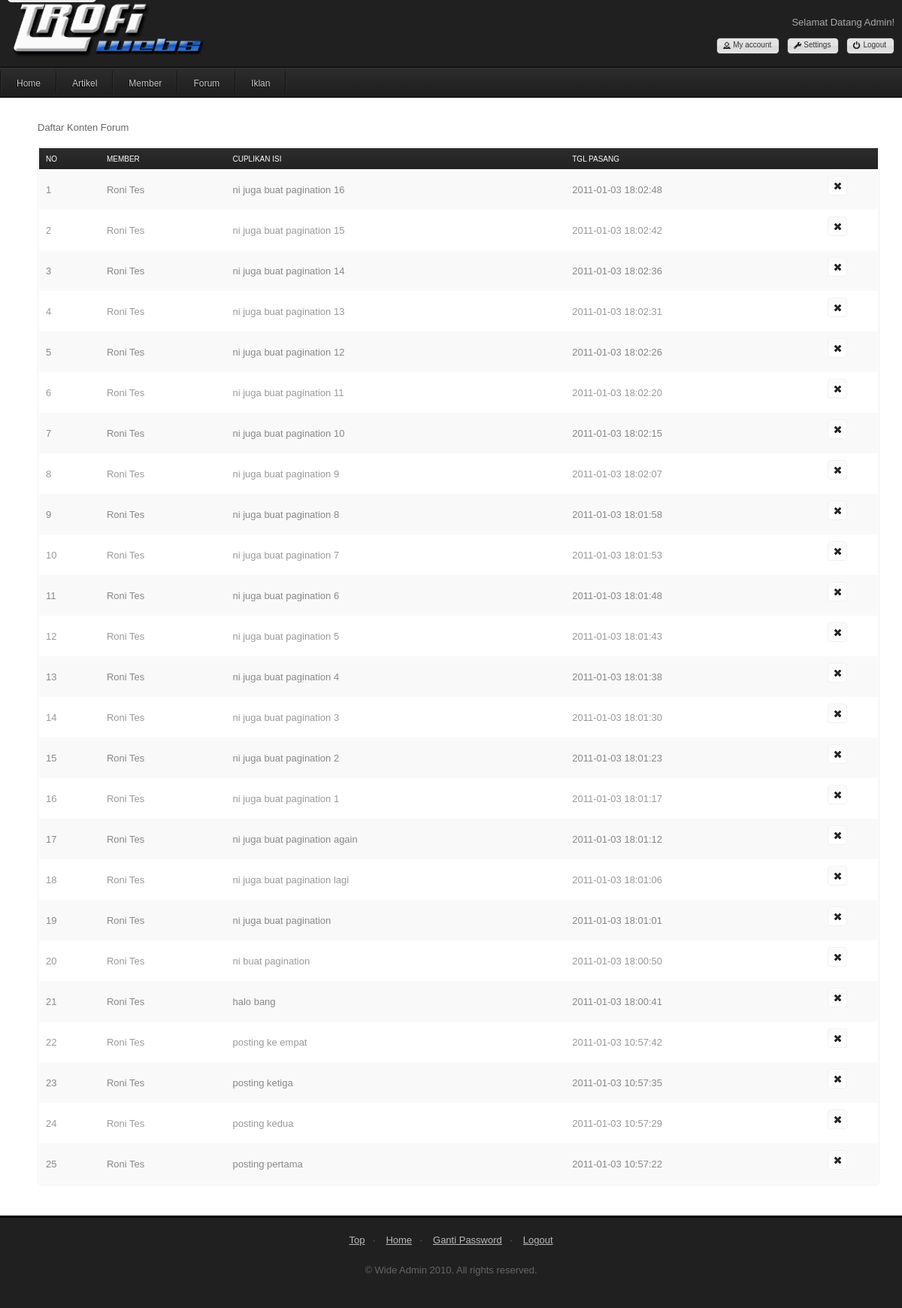
The page /admin/forum_konten.php?t=7 (signed in) on the database its author committed.
### tables this page shows
CREATE TABLE IF NOT EXISTS `forum_content` (
  `id` int(11) NOT NULL AUTO_INCREMENT,
  `thread` int(11) NOT NULL,
  `tanggal` timestamp NOT NULL DEFAULT CURRENT_TIMESTAMP ON UPDATE CURRENT_TIMESTAMP,
  `member` int(11) NOT NULL,
  `isi` text NOT NULL,
  PRIMARY KEY (`id`)
);

CREATE TABLE IF NOT EXISTS `member` (
  `id` int(11) NOT NULL AUTO_INCREMENT,
  `nama` varchar(50) NOT NULL,
  `alamat` tinytext NOT NULL,
  `no_hp` varchar(15) NOT NULL,
  `email` varchar(100) NOT NULL,
  `tgl_registrasi` timestamp NOT NULL DEFAULT CURRENT_TIMESTAMP,
  `password` varchar(32) NOT NULL,
  PRIMARY KEY (`id`)
);

### admin/fungsi.php (called while the page is built, shortened)
<?php
function get_forum_konten($thread, $halaman, $jumlah=30){
    $mulai = $halaman * $jumlah;
    $queri = mysql_query("SELECT * FROM forum_content where thread=$thread order by id desc limit $mulai,$jumlah");
    while ($q = mysql_fetch_array($queri)){
        $data[] = $q;
    }
    return $data;
}

### class/member.php (called while the page is built, shortened)
<?php
class member{
    function member($id){
        $queri = mysql_fetch_array(mysql_query("SELECT * FROM member WHERE id=$id"));
        $this->nama = $queri['nama'];
    }
}
?>

### admin/forum_konten.php (the view, shortened to what this page needs)
<?php
require 'fungsi.php';
require "header.php";
require "../class/member.php";
$thread = $_GET['t'];
        ?>
<div id="tabs-2">
    <p>Daftar Konten Forum</p>
    <table class="fullwidth" cellpadding="0" cellspacing="0" border="0">
        <thead>
            <tr>
                <td>No</td>
                <td>Member</td>
                <td>Cuplikan Isi</td>
                <td>Tgl Pasang</td>
                <td width="25px" style="width: 25px"></td>
            </tr>
        </thead>
        <tbody>
            <?php
            $artikel = get_forum_konten($thread, 0);
            $i=1;
            foreach ($artikel as $a) {?>
            <tr id="row<?php echo $a['id']?>" class="<?php if($i%2==0) echo 'even'; else echo 'odd';?>">
                <td><?php echo $i++?></td>
                <td>
                    <?php $member = new member($a['member']);
                    echo $member->nama;?></td>
                <td><?php echo substr($a['isi'],0,100)?></td>
                <td><?php echo $a['tanggal']?></td>
                <td width="60px">
                    <ul class="ui-widget ui-helper-clearfix" id="icons">
                    <li title="Hapus" class="ui-state-default ui-corner-all">
                        <span class="ui-icon ui-icon-closethick" onclick="hapus(<?php echo $a['id']?>)"></span>
                    </li>
                    </ul>
                </td>
            </tr>
            <?php }?>
        </tbody>
    </table>
</div>
<?php require "footer.php"?>

### admin/index_files/core0000.css (style rules this page uses)
* { margin:0; padding:0; }
body { font-family: Tahoma, Verdana, Arial, sans-serif; font-size:62.5%; position:relative; }
ul { list-style-type:none; }
p { font-size:13px; line-height:20px; margin-bottom:15px; }
table.fullwidth { width:100%; clear:both; font-size:13px; padding:1px; margin-bottom:10px; }
table.fullwidth thead, table.normal thead { height:28px; text-transform:uppercase; font-size:10px; }
table.fullwidth td, table.normal td { padding:7px 9px; margin:1px 0; }

### admin/index_files/skin_cle.css (style rules this page uses)
body { background:#fff url('repgray2.png') 0 0 repeat-x; }
p { color:#666; }
table.fullwidth, table.normal { border:1px solid #f0f0f0; }
table.fullwidth thead, table.normal thead { background:#1c1c1c url('rep10000.png') 0 0 repeat-x; color:#fff; }
table.fullwidth thead tr, table.normal thead tr { color:#fff; }
table.fullwidth tr, table.normal tr { color:#999; cursor:pointer; }
table.fullwidth tr.odd, table.normal tr.odd { background:#f9f9f9; color:#888; }
.ui-helper-clearfix:after { content: "."; display: block; height: 0; clear: both; visibility: hidden; }
.ui-helper-clearfix { display: inline-block; }
.ui-helper-clearfix { display:block; }
.ui-icon { display: block; text-indent: -99999px; overflow: hidden; background-repeat: no-repeat; }
.ui-widget { font-size: 1.1em; }
.ui-state-default, .ui-widget-content .ui-state-default { border: 1px solid #f0f0f0; background:#ffffff url('input000.png') 0 0 repeat-x; font-weight: normal; color: #555; outline: none; }
.ui-icon { width: 16px; height: 16px; background-image: url(icons_wh.png); }
.ui-state-default .ui-icon { background-image: url(icons_bl.png); }
.ui-icon-closethick { background-position: -96px -128px; }
.ui-corner-all { -moz-border-radius: 4px; -webkit-border-radius: 4px; }

### admin/index_files/plugins0.css (style rules this page uses)
ul#icons { margin: 0 0 10px; padding: 0; }
ul#icons li { margin: 2px; position: relative; padding: 4px 0; cursor: pointer; float: left; list-style: none; }
ul#icons span.ui-icon { float: left; margin: 0 4px; }

### admin/index_files/css30000.css (style rules this page uses)
fieldset, input, textarea, select, a.button, .meta ul li a, ul.nav li li a:hover, p.main input, input.login, table, .message, #easyTooltip, div.wysiwyg { -moz-border-radius: 5px; -webkit-border-radius: 5px; }

### rows shown on the page
forum_content: member.nama "Roni Tes", isi "ni juga buat pagination 16", tanggal "2011-01-03 18:02:48"
forum_content: member.nama "Roni Tes", isi "ni juga buat pagination 15", tanggal "2011-01-03 18:02:42"
forum_content: member.nama "Roni Tes", isi "ni juga buat pagination 14", tanggal "2011-01-03 18:02:36"
forum_content: member.nama "Roni Tes", isi "ni juga buat pagination 13", tanggal "2011-01-03 18:02:31"
forum_content: member.nama "Roni Tes", isi "ni juga buat pagination 12", tanggal "2011-01-03 18:02:26"
forum_content: member.nama "Roni Tes", isi "ni juga buat pagination 11", tanggal "2011-01-03 18:02:20"
forum_content: member.nama "Roni Tes", isi "ni juga buat pagination 10", tanggal "2011-01-03 18:02:15"
forum_content: member.nama "Roni Tes", isi "ni juga buat pagination 9", tanggal "2011-01-03 18:02:07"
forum_content: member.nama "Roni Tes", isi "ni juga buat pagination 8", tanggal "2011-01-03 18:01:58"
forum_content: member.nama "Roni Tes", isi "ni juga buat pagination 7", tanggal "2011-01-03 18:01:53"
forum_content: member.nama "Roni Tes", isi "ni juga buat pagination 6", tanggal "2011-01-03 18:01:48"
forum_content: member.nama "Roni Tes", isi "ni juga buat pagination 5", tanggal "2011-01-03 18:01:43"
forum_content: member.nama "Roni Tes", isi "ni juga buat pagination 4", tanggal "2011-01-03 18:01:38"
forum_content: member.nama "Roni Tes", isi "ni juga buat pagination 3", tanggal "2011-01-03 18:01:30"
forum_content: member.nama "Roni Tes", isi "ni juga buat pagination 2", tanggal "2011-01-03 18:01:23"
forum_content: member.nama "Roni Tes", isi "ni juga buat pagination 1", tanggal "2011-01-03 18:01:17"
forum_content: member.nama "Roni Tes", isi "ni juga buat pagination again", tanggal "2011-01-03 18:01:12"
forum_content: member.nama "Roni Tes", isi "ni juga buat pagination lagi", tanggal "2011-01-03 18:01:06"
forum_content: member.nama "Roni Tes", isi "ni juga buat pagination", tanggal "2011-01-03 18:01:01"
forum_content: member.nama "Roni Tes", isi "ni buat pagination", tanggal "2011-01-03 18:00:50"
forum_content: member.nama "Roni Tes", isi "halo bang", tanggal "2011-01-03 18:00:41"
forum_content: member.nama "Roni Tes", isi "posting ke empat", tanggal "2011-01-03 10:57:42"
forum_content: member.nama "Roni Tes", isi "posting ketiga", tanggal "2011-01-03 10:57:35"
forum_content: member.nama "Roni Tes", isi "posting kedua", tanggal "2011-01-03 10:57:29"
forum_content: member.nama "Roni Tes", isi "posting pertama", tanggal "2011-01-03 10:57:22"
